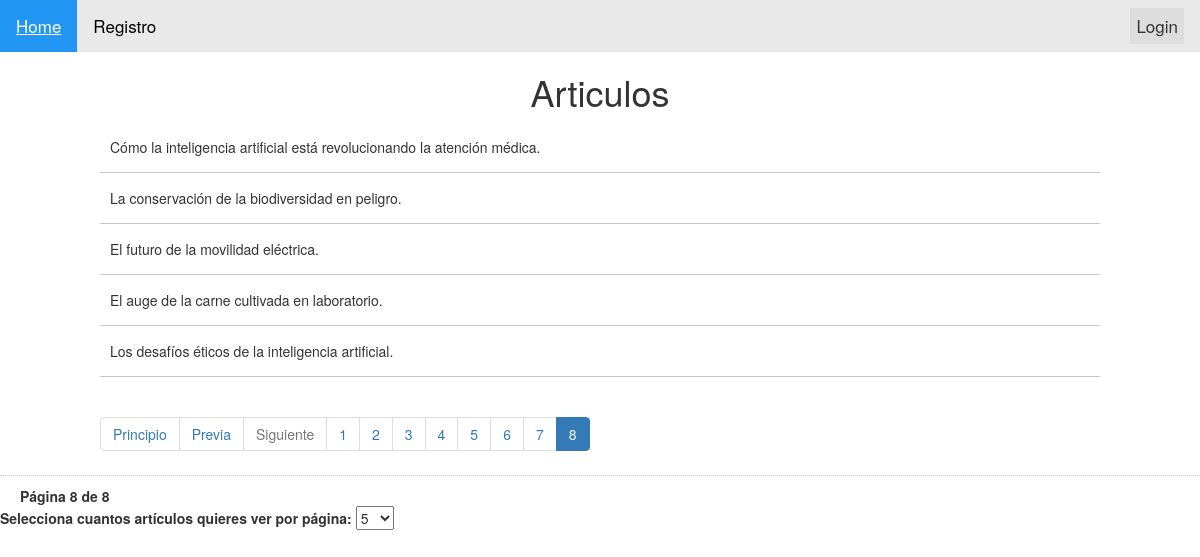
The page /Controladors/index.php?pagina=8 on the database its author committed.
### tables this page shows
CREATE TABLE `articles` (
  `id` int(11) NOT NULL,
  `article` text NOT NULL,
  `id_usuaris` int(10) UNSIGNED NOT NULL
);

### Controladors/index.php (the view, shortened to what this page needs)
<?php
  function mostrarArticulosBBDD($conn, $articulosPorPagina, $offset){
    $stmt = $conn->prepare("SELECT * FROM articles LIMIT :offset, :articulosPorPagina");
    $stmt->bindParam(':offset', $offset, PDO::PARAM_INT);
    $stmt->bindParam(':articulosPorPagina', $articulosPorPagina, PDO::PARAM_INT);
    $stmt->execute();
    echo '<ul>';
    while ($resultat = $stmt->fetch(PDO::FETCH_ASSOC)) {
        echo '<li>' . htmlspecialchars($resultat['article']) . '</li>';
    }
    echo '</ul>';
}
include "../Vistes/index.vista.php"
?>

### Estils/estils_pt03.css (style rules this page uses)
* { margin: 0; padding: 0; -webkit-box-sizing: border-box; -moz-box-sizing: border-box; box-sizing: border-box; }
body { background: #e9e9e9; color: #2e2e2e; font-family: 'Open Sans Condensed', sans-serif; }
.contenidor .articles ul { list-style: none; }
.contenidor .articles ul li { padding:15px 10px; border-bottom: 1px solid #c8c8c8; }
* { box-sizing: border-box; }

### rows shown on the page
articles: article "Cómo la inteligencia artificial está revolucionando la atención médica."
articles: article "La conservación de la biodiversidad en peligro."
articles: article "El futuro de la movilidad eléctrica."
articles: article "El auge de la carne cultivada en laboratorio."
articles: article "Los desafíos éticos de la inteligencia artificial."

### other values the page prints
$paginaActual "8"
$numPagines "8"
